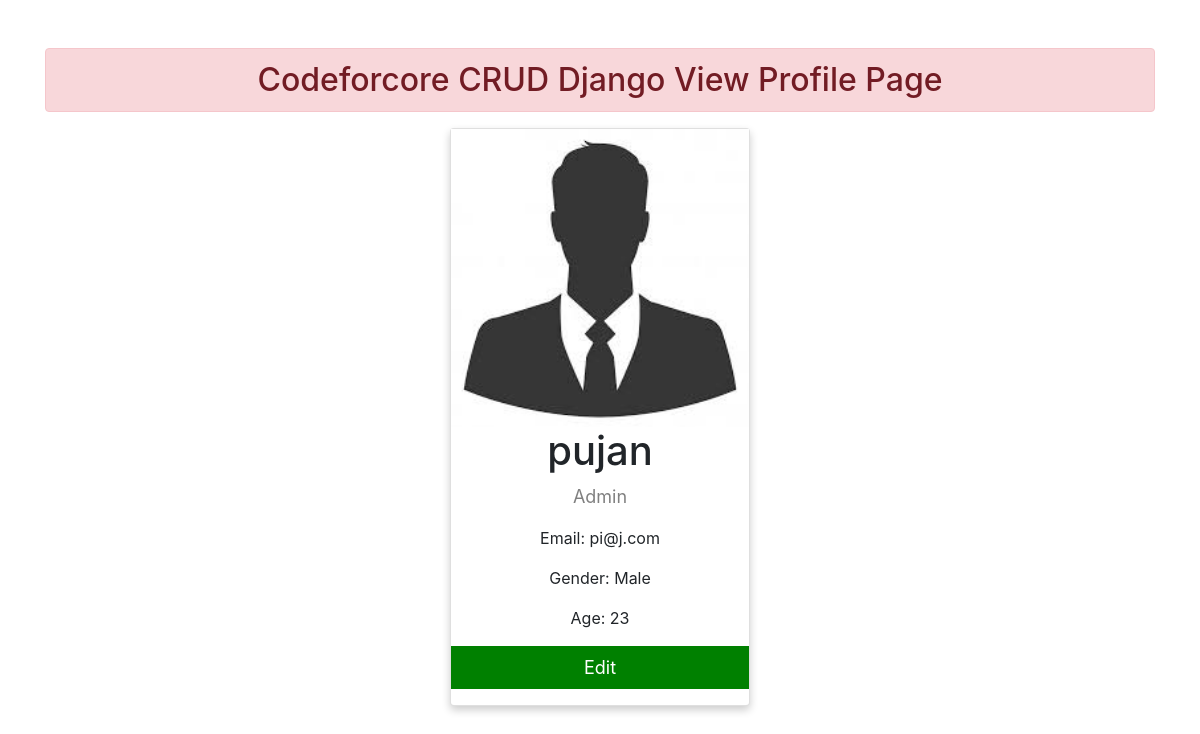
/profile/16/, run on the app's committed database.
### enrollStaff/models.py (models this page shows)
class CreateStaff(models.Model):
    name = models.CharField(max_length=70,default='not selected')
    email = models.EmailField(max_length=250,default='not selected')
    gender = models.CharField(max_length=11,default='not selected')
    age=models.PositiveIntegerField(default=0)
    staffType=models.CharField(max_length=14,default='not selected')
    password = models.CharField(max_length=100,default='not selected')

### enrollStaff/views.py (the view)
# urls.py: path('profile/<int:id>/',views.viewProfileStaff,name='profilePage'),
def viewProfileStaff(request,id):
    if request.method=='GET':
        pi = CreateStaff.objects.get(pk=id)
    return render(request, 'enrollStaff/viewProfileStaff.html',{'pi':pi})

### templates/enrollStaff/viewProfileStaff.html (shortened to what this page needs)
{% extends 'enrollStaff/base.html' %}
{% block body %}
    <div class="container mt-5">
        <h2 class="text-center alert alert-danger">Codeforcore CRUD Django View Profile Page</h2>
        <link rel="stylesheet"
              href="https://cdnjs.cloudflare.com/ajax/libs/font-awesome/4.7.0/css/font-awesome.min.css">
        <div class="card">
            {% if pi.gender == 'Male' %}
            <img alt="John" style="width:100%">
            {% elif pi.gender == 'Female'%}
                <img src="https://www.ece.uvic.ca/~tdarcie/images/people/blank_female.jpg">
            {% elif pi.gender == 'Others'%}
                <img src="https://image.shutterstock.com/image-vector/lgbt-user-icon-rainbow-abstract-260nw-1106331860.jpg">
            {% endif %}
            <h1>{{ pi.name }}</h1>
            <p class="title">{{ pi.staffType }}</p>
            <p>Email: {{ pi.email }}</p>
            <p>Gender: {{ pi.gender }}</p>
            <p>Age: {{ pi.age }}</p>
            <form method="POST" action="{% url 'updateStaff' pi.id %}">
                <button type="submit" style="background: green">Edit</button>
            </form>
        </div>
    </div>
{% endblock %}

### templates/enrollStaff/viewProfileStaff.html (style rules this page uses)
.card { box-shadow: 0 4px 8px 0 rgba(0, 0, 0, 0.2); max-width: 300px; margin: auto; text-align: center; }
.title { color: grey; font-size: 18px; }
button { border: none; outline: 0; display: inline-block; padding: 8px; color: white; background-color: #000; text-align: center; cursor: pointer; width: 100%; font-size: 18px; }

### data on the page
CreateStaff: name "pujan", staffType "Admin", email "pi@j.com", gender "Male", age "23"
